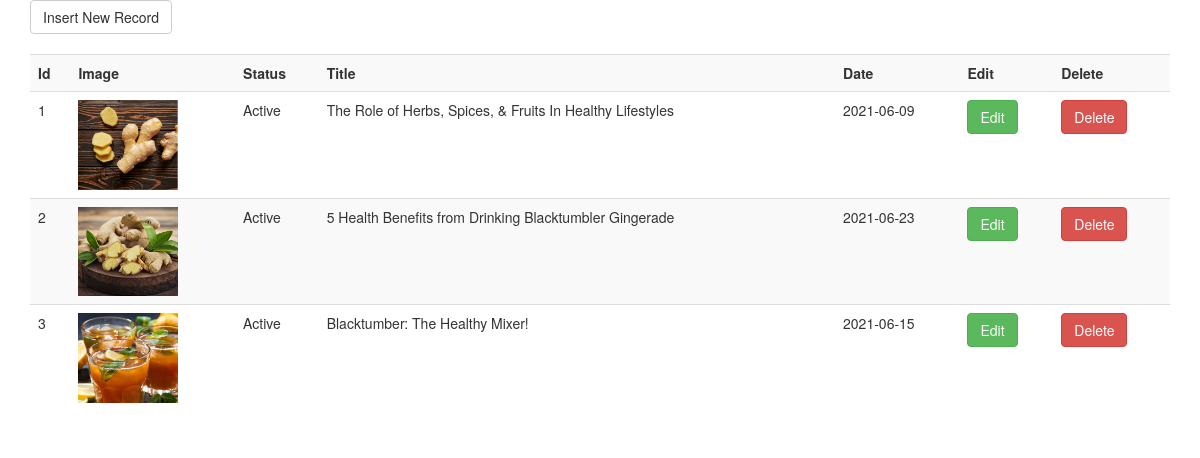
Page /admin/blogpanel.php on the committed database.
### tables this page shows
CREATE TABLE `tbl_4` (
  `id` int(11) NOT NULL,
  `title` varchar(100) NOT NULL,
  `description` text NOT NULL,
  `status` tinyint(4) NOT NULL DEFAULT 1,
  `date` date NOT NULL,
  `image` varchar(500) NOT NULL
);

### admin/blogpanel.php (the view, shortened to what this page needs)
<!DOCTYPE html>
<html>
  <link rel="stylesheet" type="text/css" href="css/style.css">
  <link href="css/bootstrap.min.css" rel="stylesheet">
<body>
  <div class="container">
    <?php
include('connection.php');
$sql5 = "SELECT * FROM tbl_4";
$result_5 = mysqli_query($conn, $sql5);
echo "
<form><a href='insert_blog.php'><button type='button' class='btn btn-default' style='margin-bottom:20px;''>Insert New Record</button></a></form>
<table class='table table-striped'>
<tr>
<th>Id</th>
<th>Image</th>
<th>Status</th>
<th>Title</th>
<th>Date</th>
<th>Edit</th>
<th>Delete</th>
</tr>";
if (mysqli_num_rows($result_5) > 0)
    {
      while ($row = mysqli_fetch_assoc($result_5)){
        echo "<tr>";
          echo "<td>" . $row['id'] . "</td>";
          echo "<td>" . " <img src='".$row['image']."' style='width:100px;'> " . "</td>";
          if($row['status']==1){
            echo "<td>" . "Active" . "</td>";
          }else{
            echo "<td>" . "Inactive" . "</td>";
          }
          echo "<td>" . $row['title'] . "</td>";
          echo "<td>" . $row['date'] . "</td>";
          echo "<td>"; ?> <a href="edit_blog.php?id=<?php echo $row['id'];  ?>"><button type="button" class="btn btn-success">Edit</button></a>  <?php echo "</td>";
          echo "<td>"; ?> <a href="delete_blog.php?id=<?php echo $row['id'];  ?>"><button type="button" class="btn btn-danger">Delete</button></a> <?php echo "</td>";
          echo "</tr>";
         }
        echo "</table>";
     }
  ?>
</div>
</body>
</html>

### admin/css/style.css (style rules this page uses)
button, input, select, textarea { font-family: inherit; font-size: inherit; line-height: inherit; }

### rows in the picture
tbl_4: id "1", image (picture), status "Active", title "The Role of Herbs, Spices, & Fruits In Healthy Lifestyles", date "2021-06-09"
tbl_4: id "2", image (picture), status "Active", title "5 Health Benefits from Drinking Blacktumbler Gingerade", date "2021-06-23"
tbl_4: id "3", image (picture), status "Active", title "Blacktumber: The Healthy Mixer!", date "2021-06-15"
